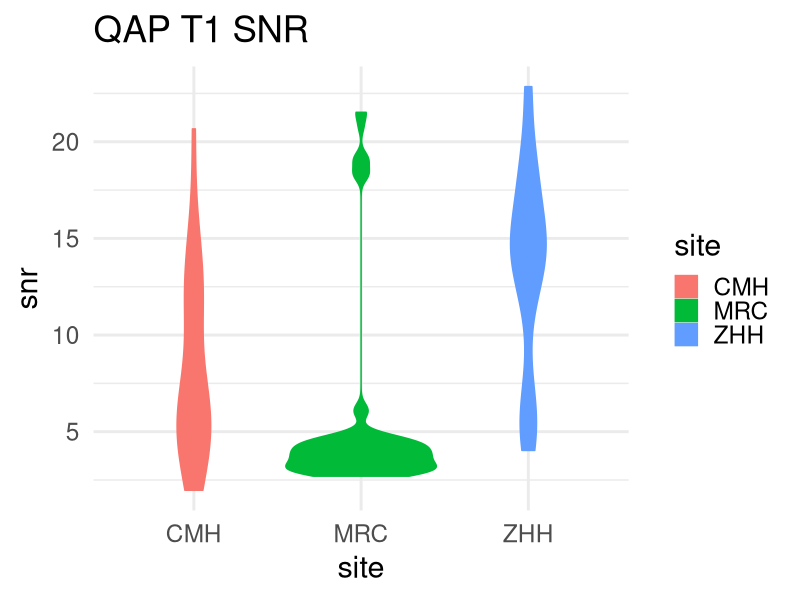
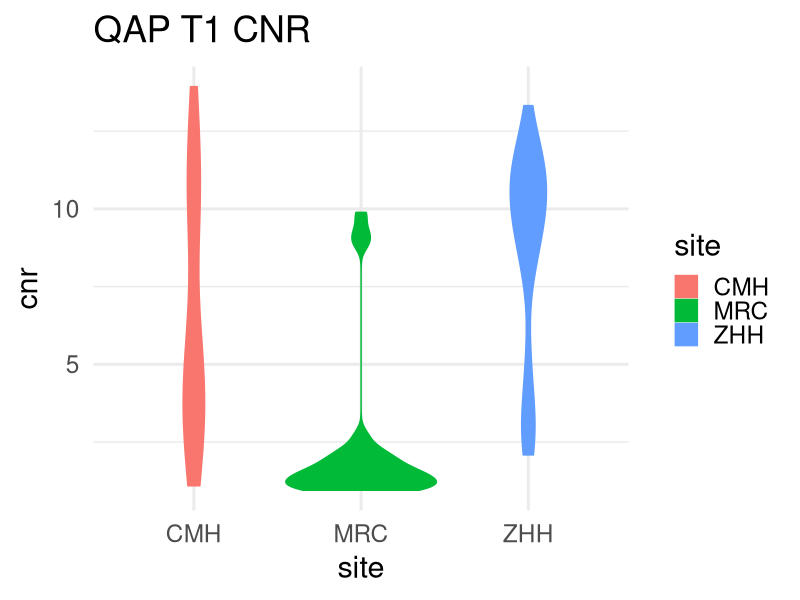
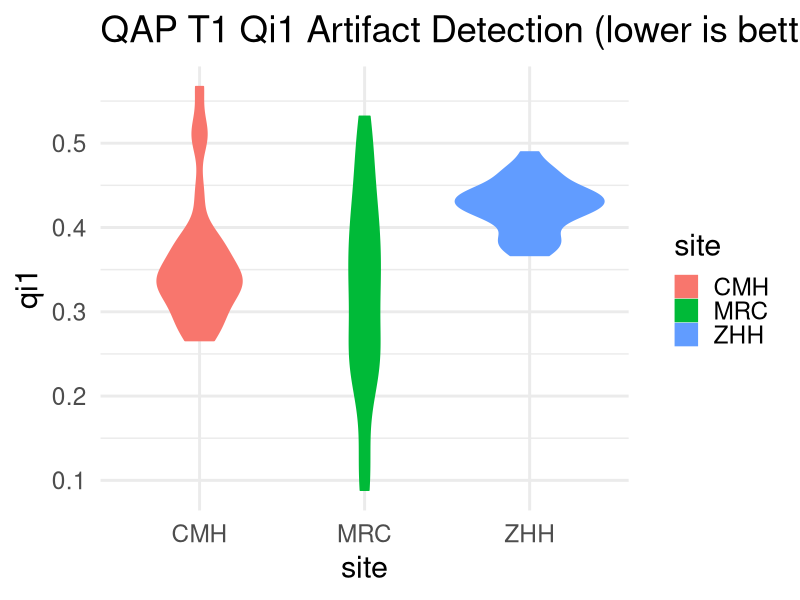
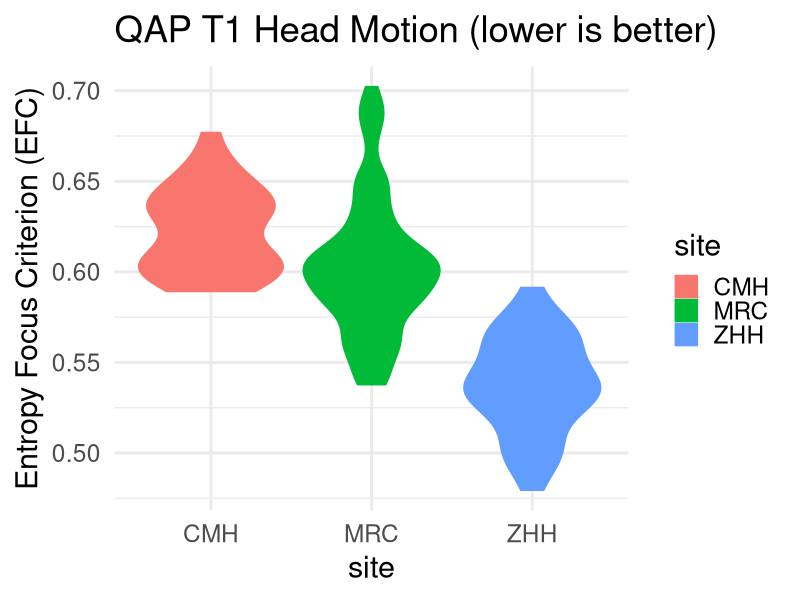
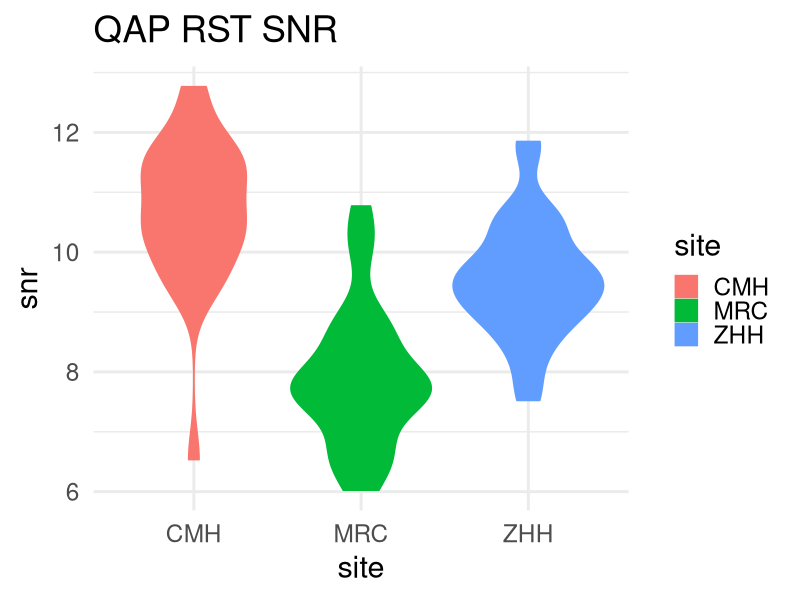
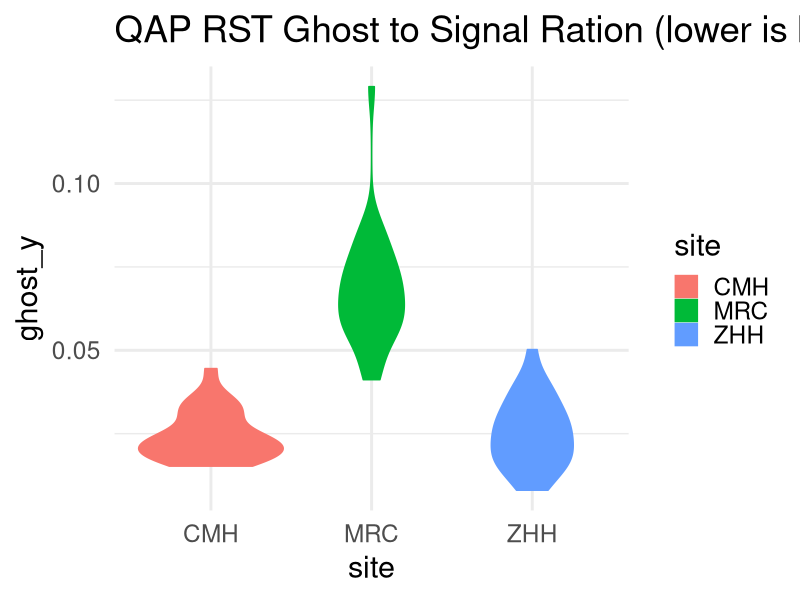
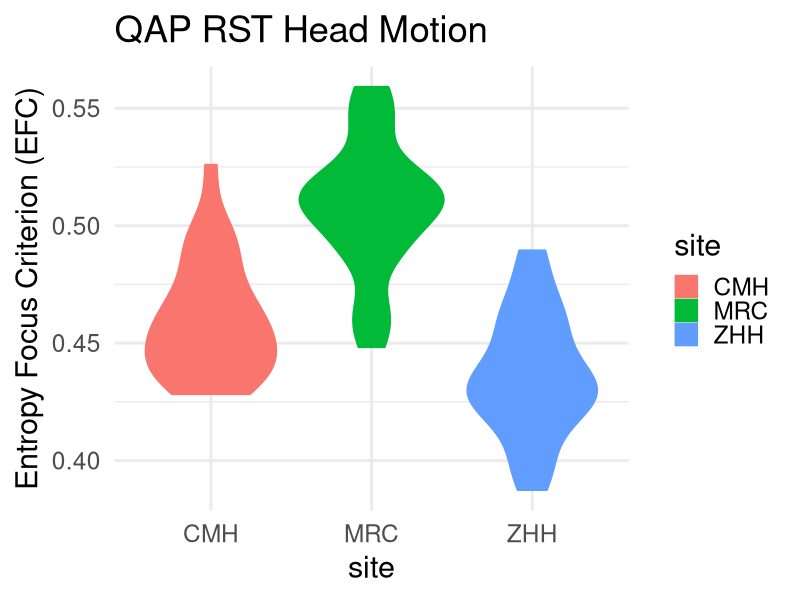
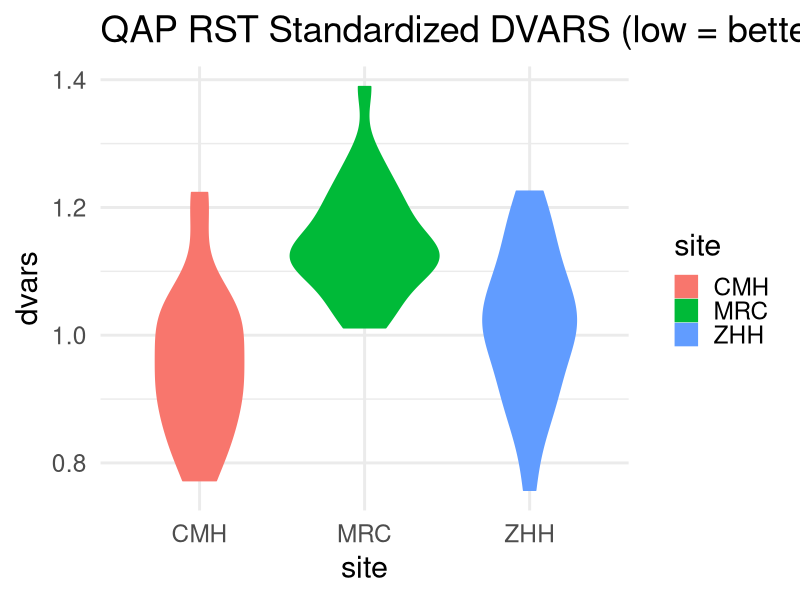

Recreate these plots in R, in order.
library(ggplot2)
theme_set(theme_minimal(base_size = 22))
anat = read.csv('data/qap_anatomical_spatial.csv')
anat$subject = as.character(anat$subject)
anat = anat[-grep("_P", anat$subject),]
anat$site = as.factor(unlist(lapply(anat$subject, function (x) { unlist(strsplit(x,c("_"),fixed=T))[2]} )))

ggplot(anat, aes(x=site, fill = site, color=site, y=snr)) + geom_violin() + ggtitle("QAP T1 SNR")
ggsave(file = "qap_t1_snr.png")

ggplot(anat, aes(x=site, fill = site, color=site, y=cnr)) + geom_violin() + ggtitle("QAP T1 CNR")
ggsave(file = "qap_t1_cnr.png")

ggplot(anat, aes(x=site, fill = site, color=site, y=qi1)) + geom_violin() + ggtitle("QAP T1 Qi1 Artifact Detection (lower is better)")
ggsave(file = "qap_t1_qi1.png")

ggplot(anat, aes(x=site, fill = site, color=site, y=efc)) + geom_violin() + ggtitle("QAP T1 Head Motion (lower is better)") + 
  ylab("Entropy Focus Criterion (EFC)")
ggsave(file = "qap_t1_efc.png")


### Functional spatial
func = read.csv('data/qap_functional_spatial_temporal.csv')
func$subject = as.character(func$subject)
func = func[-grep("_P", func$subject),]
func$site = as.factor(unlist(lapply(func$subject, function (x) { unlist(strsplit(x,c("_"),fixed=T))[2]} )))

ggplot(func, aes(x=site, fill = site, color=site, y=snr)) + geom_violin() + ggtitle("QAP RST SNR")
ggsave(file = "qap_rst_snr.png")

ggplot(func, aes(x=site, fill = site, color=site, y=ghost_y)) + geom_violin() + ggtitle("QAP RST Ghost to Signal Ration (lower is better)")
ggsave(file = "qap_rst_ghost.png")

ggplot(func, aes(x=site, fill = site, color=site, y=efc)) + geom_violin() + ggtitle("QAP RST Head Motion") + 
  ylab("Entropy Focus Criterion (EFC)")
ggsave(file = "qap_rst_efc.png")

### Functional temporal
temp = read.csv('data/qap_functional_temporal.csv')
temp$subject = as.character(temp$subject)
temp = temp[-grep("_P", temp$subject),]
temp$site = as.factor(unlist(lapply(temp$subject, function (x) { unlist(strsplit(x,c("_"),fixed=T))[2]} )))

temp = subset(temp, subject != "SPN01_CMH_0031")
ggplot(temp, aes(x=site, fill = site, color=site, y=dvars)) + geom_violin() + ggtitle("QAP RST Standardized DVARS (low = better)")
ggsave(file = "qap_rst_dvars.png")

ggplot(temp, aes(x=site, fill = site, color=site, y=quality)) + geom_violin() + ggtitle("QAP RST Quality (lower is better)")
ggsave(file = "qap_rst_quality,png")

ggplot(temp, aes(x=site, fill = site, color=site, y=mean_fd)) + geom_violin() + ggtitle("QAP RST Head Motion") + 
  ylab("Mean Fractional Displacement - Jenkinson")
ggsave(file = "qap_rst_jenkinson.png")
